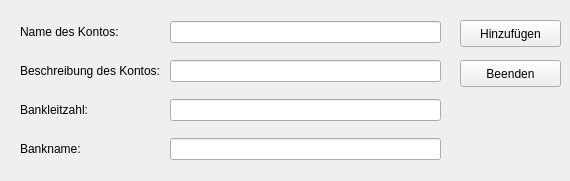
<ui version="4.0" >
 <class>NeuesKontoDialog</class>
 <widget class="QWidget" name="NeuesKontoDialog" >
  <property name="windowModality" >
   <enum>Qt::ApplicationModal</enum>
  </property>
  <property name="geometry" >
   <rect>
    <x>0</x>
    <y>0</y>
    <width>570</width>
    <height>181</height>
   </rect>
  </property>
  <property name="windowTitle" >
   <string>Neues Konto erstellen</string>
  </property>
  <widget class="QWidget" name="gridLayout" >
   <property name="geometry" >
    <rect>
     <x>20</x>
     <y>10</y>
     <width>421</width>
     <height>161</height>
    </rect>
   </property>
   <layout class="QGridLayout" >
    <item row="0" column="0" >
     <widget class="QLabel" name="labelKontoName" >
      <property name="text" >
       <string>Name des Kontos:</string>
      </property>
     </widget>
    </item>
    <item row="0" column="1" >
     <widget class="QLineEdit" name="lineKontoName" />
    </item>
    <item row="1" column="0" >
     <widget class="QLabel" name="labelKontoBeschreibung" >
      <property name="text" >
       <string>Beschreibung des Kontos: </string>
      </property>
     </widget>
    </item>
    <item row="1" column="1" >
     <widget class="QLineEdit" name="lineKontoBeschreibung" />
    </item>
    <item row="2" column="0" >
     <widget class="QLabel" name="labelBLZ" >
      <property name="text" >
       <string>Bankleitzahl:</string>
      </property>
     </widget>
    </item>
    <item row="2" column="1" >
     <widget class="QLineEdit" name="lineBLZ" />
    </item>
    <item row="3" column="0" >
     <widget class="QLabel" name="labelBankname" >
      <property name="text" >
       <string>Bankname:</string>
      </property>
     </widget>
    </item>
    <item row="3" column="1" >
     <widget class="QLineEdit" name="lineBankName" />
    </item>
   </layout>
  </widget>
  <widget class="QPushButton" name="pushAdd" >
   <property name="geometry" >
    <rect>
     <x>460</x>
     <y>20</y>
     <width>101</width>
     <height>27</height>
    </rect>
   </property>
   <property name="text" >
    <string>Hinzufügen</string>
   </property>
  </widget>
  <widget class="QPushButton" name="pushEnd" >
   <property name="geometry" >
    <rect>
     <x>460</x>
     <y>60</y>
     <width>101</width>
     <height>27</height>
    </rect>
   </property>
   <property name="text" >
    <string>Beenden</string>
   </property>
  </widget>
 </widget>
 <resources/>
 <connections>
  <connection>
   <sender>pushEnd</sender>
   <signal>clicked()</signal>
   <receiver>NeuesKontoDialog</receiver>
   <slot>close()</slot>
   <hints>
    <hint type="sourcelabel" >
     <x>510</x>
     <y>73</y>
    </hint>
    <hint type="destinationlabel" >
     <x>291</x>
     <y>199</y>
    </hint>
   </hints>
  </connection>
 </connections>
</ui>
